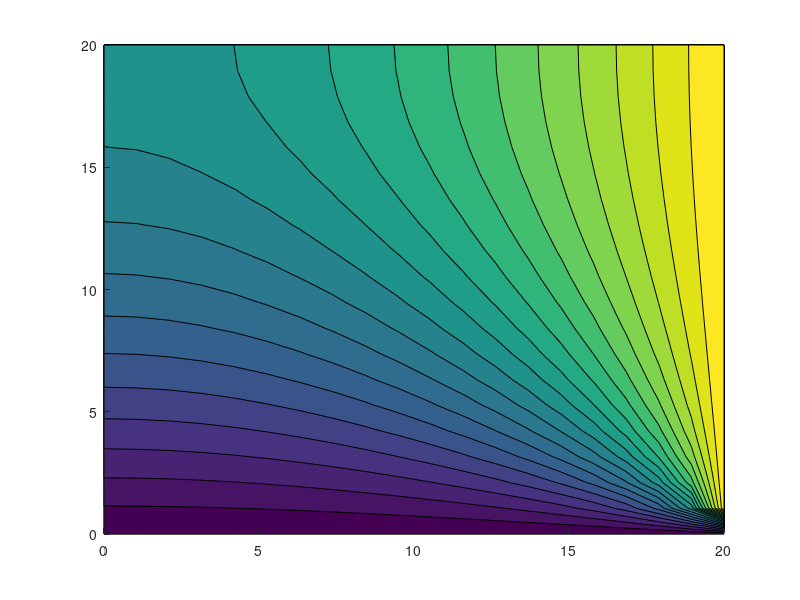

Source code (MATLAB): (Note: this script raises an error after producing the figure.)
%% Finite Difference Problem
% 
% This code is developed to study a 2d steady state thermal problem of the form:
% 
%              Adiabatic
% 
%            __________________________
%           |                          |
%           |                          | 
%           |                          |
% Adiabatic |                          | Tinf hinf    
%           |                          | 
%           |                          |
%           |                          | 
%           |                          |
%           |                          | 
%           ---------------------------- Tb
% 
%                        
% 
% Using the finite difference method. A mesh convergance study can also be done 
% in order to understand how the number of nodes affects the accuracy of the solution.

clear

% 1-Inputs

%% Material Constants
k0 = 10;


%%Problem constants
Lx = 20; %Length x
Ly = 20; %Length y

%%NOTE: This code assumes that dx=dy. You have to make sure that this assumption is accurate
%when defining Lx, Ly, Nx, Ny.
Nx =20; %Nodes in x
Ny =20; %Nodes in y



% Dirichlet condition boundary condition on bottom
Tb= 400;
%Convective boundary condition (Robin) on right
Tinf = 1700;
hinf=1000;
%The left and top edges of the plate have adiabatic B.C.

%Spatial resolution of nodes
dx=Lx/(Nx-1);
dy=Ly/(Ny-1);

%% Define Boundary Conditions


%Assign a mapping matrix which asssigns a tag to every node.
k = 1;
node_id=zeros(Nx,Ny);
for iy = 1:Nx
    for ix=1:Ny
      node_id(ix,iy)=k;
      k=k+1;
    end
end


%A is the coefficient matrix which has dimensions (NxN) where N is the total number of nodes.
%The ith row of matrix A represents the energy balance equation for node i. Column j represents the 
%contribution of the jth node to every node. So A(i,j) is the contribution of node j to the energy balance
%at node i.
A = zeros((Nx)*(Ny)); %Create an N by N matrix and initialize with zeros

%C is the constant vector which has dimensions (N). The ith value in this vector, are the constants
%for the energy equation of the ith node.
C = zeros((Nx)*(Ny),1); %Create an N length vector and initialize with zeros

%To index this matrix and vector, you have to use the node_id as the index. Example: to access the
% node at position (2,4) you have to use A(node_id(2,4),node_id(2,4))

%Steady state solution, construct coefficient matrix assigning the
%correct forms to each node based on the node location 
for iy = 1:Ny 
    for ix=1:Nx

        if (ix == Nx) && (iy== Ny)
            %%Top right corner has 2 conductive and 2 convective terms. 
            %This node is already completed as an example.
            A(node_id(ix,iy),node_id(ix-1,iy)) = 1; %Node to the left
            A(node_id(ix,iy),node_id(ix,iy-1)) = 1; %Node to the south
            A(node_id(ix,iy),node_id(ix,iy)) = -(2 + hinf*dx/k0); %Convection surfaces
            C(node_id(ix,iy)) = -(hinf*dx/k0) * Tinf; %Constant due to convection


%%%%%%%%%%%%%%%%%%%%%%%%%%%%%%%%%%%%%%%%%%%% Fill in %%%%%%%%%%%%%%%%%%%%%%%%%%%%%%%%%%%%%%%%%%%%%%%%%%%%%%%        
        %First assign the Dirichlet boundary conditions
        elseif (iy==1) 
            A(node_id(ix,iy),node_id(ix,iy)) = 1; %Convection surfaces
            C(node_id(ix,iy)) = Tb; %Constant due to convection
            

            %All nodes on the bottom edge have temp Tb, we don't have to 
            %handle the energy equations for these nodes (including the bottom 
            %left and bottom right corners).

        elseif(ix==1) &&(iy==Ny)
            
            %%Top left corner has adiabatic B.C.s
            A(node_id(ix,iy),node_id(ix+1,iy)) = 1;%Node to the right
            A(node_id(ix,iy),node_id(ix,iy-1)) = 1; %Node to the south
            A(node_id(ix,iy),node_id(ix,iy)) = -2; %Convection surfaces
            C(node_id(ix,iy)) = 0;

        elseif(ix==1)
            %%All nodes on the left edge, adiabatic boundary condition
            A(node_id(ix,iy),node_id(ix+1,iy)) = 2; %Node to the left
            A(node_id(ix,iy),node_id(ix,iy-1)) = 1; %Node to the south
            A(node_id(ix,iy),node_id(ix,iy+1)) = 1;
            A(node_id(ix,iy),node_id(ix,iy)) = -4; %Center
            C(node_id(ix,iy)) = 0; %Constant due to convection


        elseif(ix == Nx)
            %%All nodes on the right edge are convection on plane edge
            A(node_id(ix,iy),node_id(ix-1,iy)) = 2; %Node to the left
            A(node_id(ix,iy),node_id(ix,iy+1)) = 1; %Node to the north
            A(node_id(ix,iy),node_id(ix,iy-1)) = 1; %Node to the south
            A(node_id(ix,iy),node_id(ix,iy)) = -2 * (2 + hinf*dx/k0); %Convection surfaces
            C(node_id(ix,iy)) = -(2 * hinf*dx/k0) * Tinf; %Constant due to convection


            
        elseif(iy==Ny)
            %%All nodes on top edge are adiabatic on plane edge
            A(node_id(ix,iy),node_id(ix-1,iy)) = 1; %Node to the left
            A(node_id(ix,iy),node_id(ix+1,iy)) = 1;%Node to the right
            A(node_id(ix,iy),node_id(ix,iy-1)) = 2; %Node to the south
            A(node_id(ix,iy),node_id(ix,iy)) = -4; %Convection surfaces
            C(node_id(ix,iy)) = 0;

        else 
            %%All other interior nodes
            A(node_id(ix,iy),node_id(ix-1,iy)) = 1; %Node to the left
            A(node_id(ix,iy),node_id(ix+1,iy)) = 1;
            A(node_id(ix,iy),node_id(ix,iy+1)) = 1;
            A(node_id(ix,iy),node_id(ix,iy-1)) = 1; %Node to the south
            A(node_id(ix,iy),node_id(ix,iy)) = -4; %Convection surfaces
            C(node_id(ix,iy)) = 0;
        end
%%%%%%%%%%%%%%%%%%%%%%%%%%%%%%%%%%%%%%%%%%%%%%%%%%%%%%%%%%%%%%%%%%%%%%%%%%%%%%%%%%%%%%%%%%%%%%%%%%%%%%%%%%%%%
    end
end

%% Now solve the matrix equation A*T=C

T = mtimes(inv(A),C);

%Now create datastructure for plotting
Tplot = zeros(Nx,Ny);
k=1;
for ix =1:Nx
    for iy=1:Ny
        Tplot(ix,iy) = T(k);
        k=k+1;
    end
end

figure

%Plot the calculated temperature field
hold on
[M,c] = contourf(0:dx:Lx,0:dy:Ly, Tplot, 20);
set(c,'edgecolor','none');
c.LineWidth= 3;

% Overlay the FDM calculation points
points=zeros(2,Nx*Ny);
i=1;
for iy=1:Ny
    for ix=1:Nx
        points(:,i) = [dx*(ix-1), dy*(iy-1)];
        i=i+1;
    end
end
hold on
plot(points(1,:),points(2,:),'r.')
hold on
rectangle('Position', [0,0,Lx,Ly])
colorbar

format long
%Interpolate and display the temperature at the center of the plate
fprintf("The center point temperature is: ")
fprintf('%0.4f',interp2(0:dx:Lx,0:dy:Ly,Tplot,Lx*0.5,Ly*0.5))